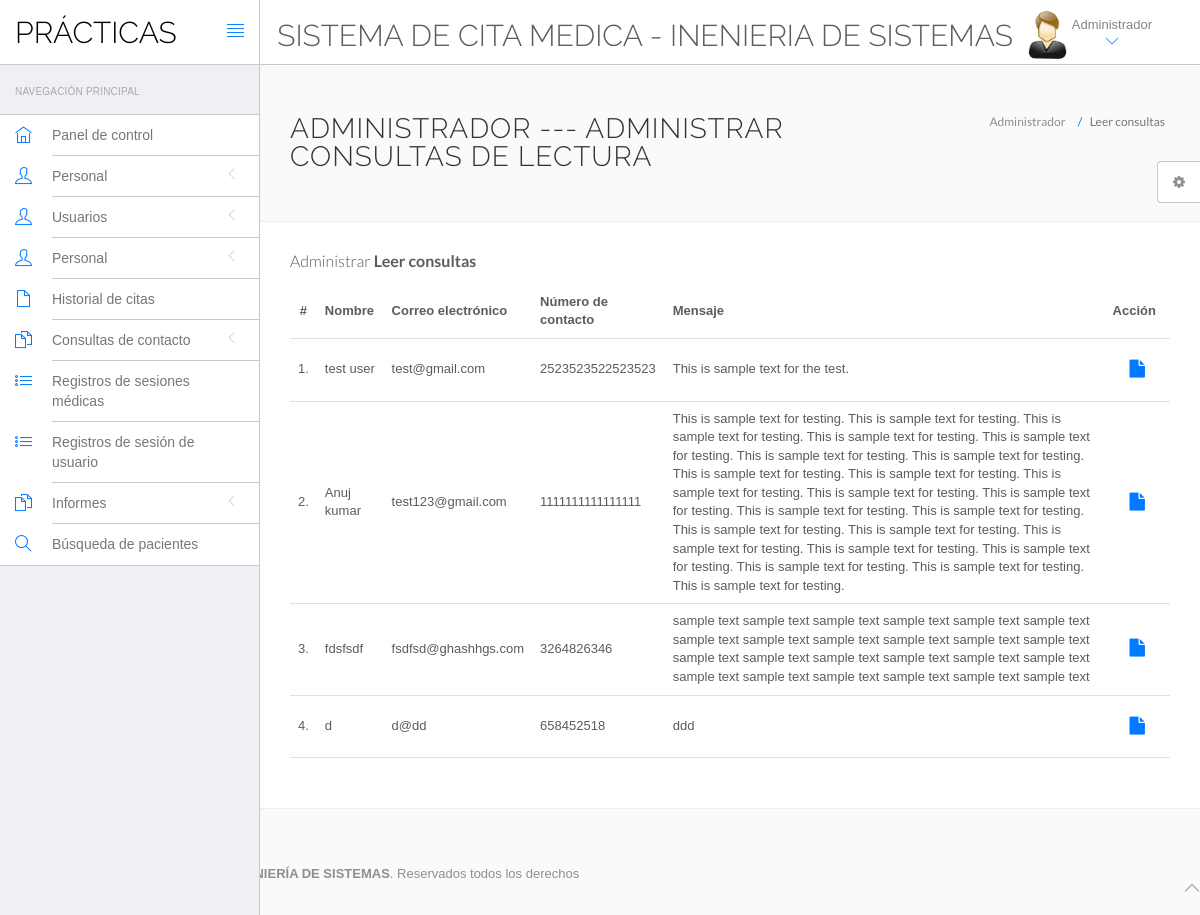
Screenshot of /ppp/admin/read-query.php (signed in) with the database file from the repository.
### tables this page shows
CREATE TABLE `tblcontactus` (
  `id` int(11) NOT NULL,
  `fullname` varchar(255) DEFAULT NULL,
  `email` varchar(255) DEFAULT NULL,
  `contactno` bigint(12) DEFAULT NULL,
  `message` mediumtext DEFAULT NULL,
  `PostingDate` timestamp NULL DEFAULT current_timestamp(),
  `AdminRemark` mediumtext DEFAULT NULL,
  `LastupdationDate` timestamp NULL DEFAULT NULL ON UPDATE current_timestamp(),
  `IsRead` int(11) DEFAULT NULL
);

### ppp/admin/read-query.php (the view, shortened to what this page needs)
<?php
include('include/config.php');
?>
<!DOCTYPE html>
<html lang="en">
	<head>
		<link rel="stylesheet" href="vendor/bootstrap/css/bootstrap.min.css">
		<link rel="stylesheet" href="vendor/fontawesome/css/font-awesome.min.css">
		<link rel="stylesheet" href="vendor/themify-icons/themify-icons.min.css">
		<link href="vendor/animate.css/animate.min.css" rel="stylesheet" media="screen">
		<link href="vendor/perfect-scrollbar/perfect-scrollbar.min.css" rel="stylesheet" media="screen">
		<link href="vendor/switchery/switchery.min.css" rel="stylesheet" media="screen">
		<link href="vendor/bootstrap-touchspin/jquery.bootstrap-touchspin.min.css" rel="stylesheet" media="screen">
		<link href="vendor/select2/select2.min.css" rel="stylesheet" media="screen">
		<link href="vendor/bootstrap-datepicker/bootstrap-datepicker3.standalone.min.css" rel="stylesheet" media="screen">
		<link href="vendor/bootstrap-timepicker/bootstrap-timepicker.min.css" rel="stylesheet" media="screen">
		<link rel="stylesheet" href="assets/css/styles.css">
		<link rel="stylesheet" href="assets/css/plugins.css">
		<link rel="stylesheet" href="assets/css/themes/theme-1.css" id="skin_color" />
	</head>
	<body>
		<div id="app">
<?php include('include/sidebar.php');?>
			<div class="app-content">
						<?php include('include/header.php');?>
				<div class="main-content" >
					<div class="wrap-content container" id="container">
						<section id="page-title">
							<div class="row">
								<div class="col-sm-8">
									<h1 class="mainTitle">Administrador --- Administrar consultas de lectura</h1>
																	</div>
								<ol class="breadcrumb">
									<li>
										<span>Administrador</span>
									</li>
									<li class="active">
										<span>Leer consultas</span>
									</li>
								</ol>
							</div>
						</section>
						<div class="container-fluid container-fullw bg-white">
									<div class="row">
								<div class="col-md-12">
									<h5 class="over-title margin-bottom-15">Administrar <span class="text-bold">Leer consultas</span></h5>
									<table class="table table-hover" id="sample-table-1">
										<thead>
											<tr>
												<th class="center">#</th>
												<th>Nombre</th>
												<th class="hidden-xs">Correo electrónico</th>
												<th>Número de contacto</th>
												<th>Mensaje </th>
												<th>Acción</th>
											</tr>
										</thead>
										<tbody>
<?php
$sql=mysqli_query($con,"select * from tblcontactus where IsRead is not null");
$cnt=1;
while($row=mysqli_fetch_array($sql))
{
?>
											<tr>
												<td class="center"><?php echo $cnt;?>.</td>
												<td class="hidden-xs"><?php echo $row['fullname'];?></td>
												<td><?php echo $row['email'];?></td>
												<td><?php echo $row['contactno'];?></td>
												<td><?php echo $row['message'];?></td>
												<td >
												<div class="visible-md visible-lg hidden-sm hidden-xs">
							<a href="query-details.php?id=<?php echo $row['id'];?>" class="btn btn-transparent btn-lg" title="View Details"><i class="fa fa-file"></i></a>
												</div>
												</td>
											</tr>
											<?php
$cnt=$cnt+1;
											 }?>
										</tbody>
									</table>
								</div>
							</div>
								</div>
							</div>
						</div>
					</div>
				</div>
	<?php include('include/footer.php');?>
	<?php include('include/setting.php');?>
	</body>
</html>

### ppp/admin/assets/css/themes/theme-1.css (style rules this page uses)
body { background: #FAFAFA; }

### rows the page displays
tblcontactus: fullname "test user", email "test@gmail.com", contactno "2523523522523523", message "This is sample text for the test."
tblcontactus: fullname "Anuj kumar", email "test123@gmail.com", contactno "1111111111111111", message "This is sample text for testing. This is sample text for testing. This is sample text for testing. This is sample text for testing. This is sample text for testing. This is sample text for testing. This is sample text for testing. This is sample text for testing. This is sample text for testing. This is sample text for testing. This is sample text for testing. This is sample text for testing. This is sample text for testing. This is sample text for testing. This is sample text for testing. This is sample text for testing. This is sample text for testing. This is sample text for testing. This is sample text for testing. This is sample text for testing. This is sample text for testing. This…"
tblcontactus: fullname "fdsfsdf", email "fsdfsd@ghashhgs.com", contactno "3264826346", message "sample text sample text sample text sample text sample text sample text sample text sample text sample text sample text sample text sample text sample text sample text sample text sample text sample text sample text sample text sample text sample text sample text sample text sample text"
tblcontactus: fullname "d", email "d@dd", contactno "658452518", message "ddd"
